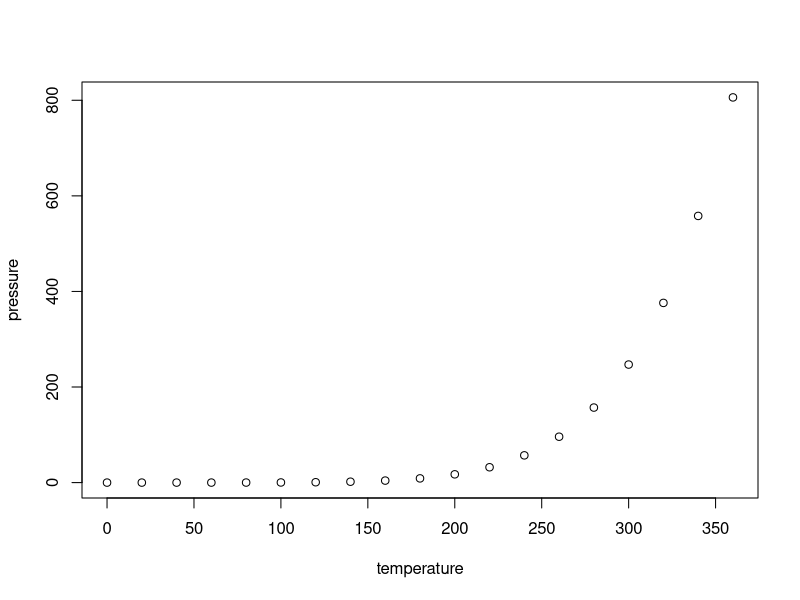
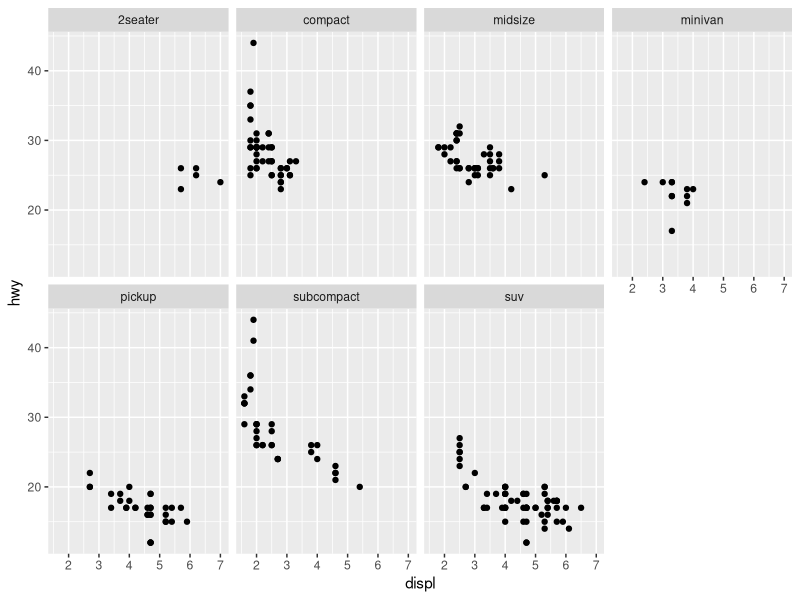
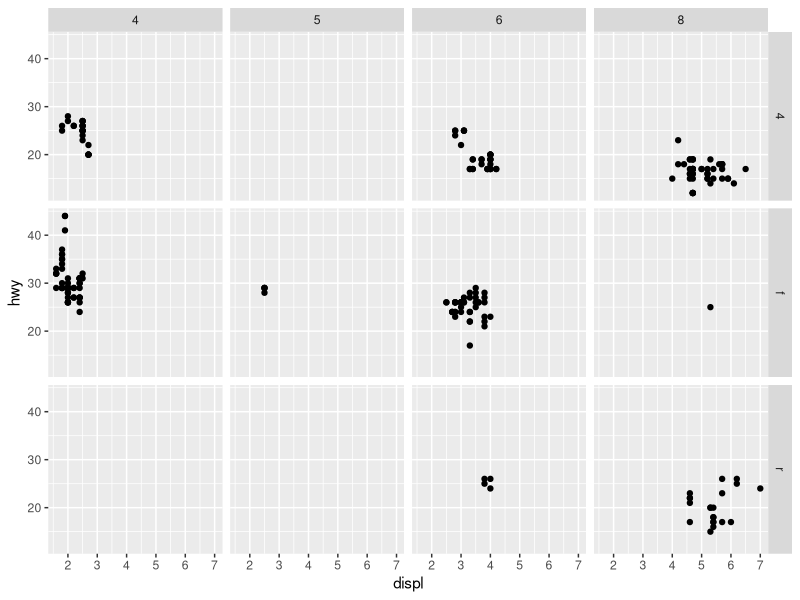
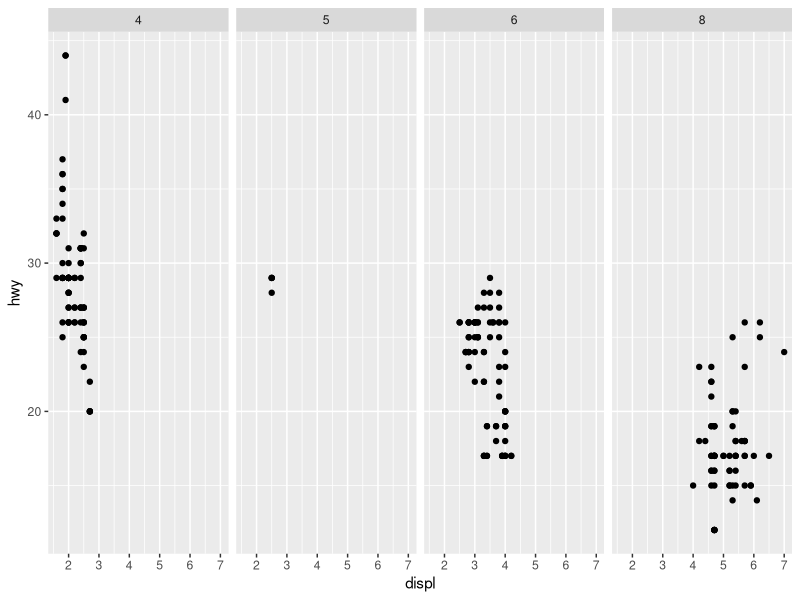
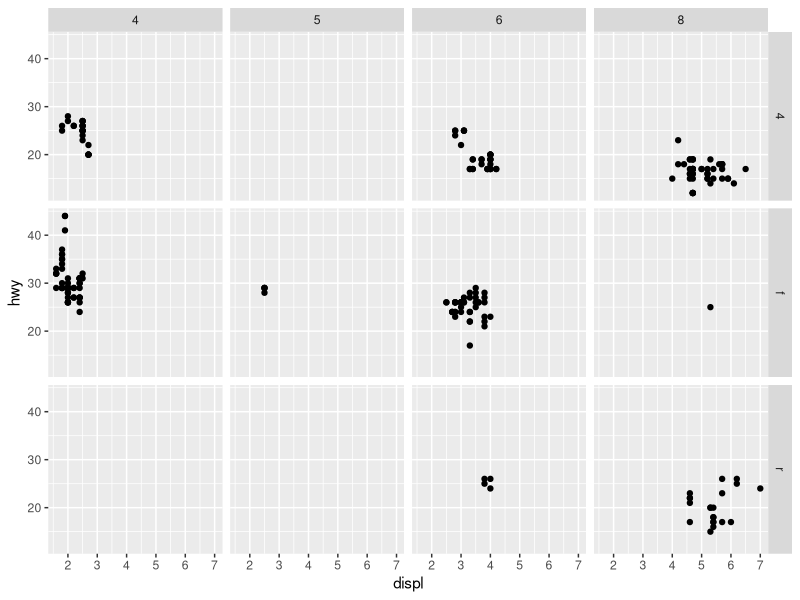
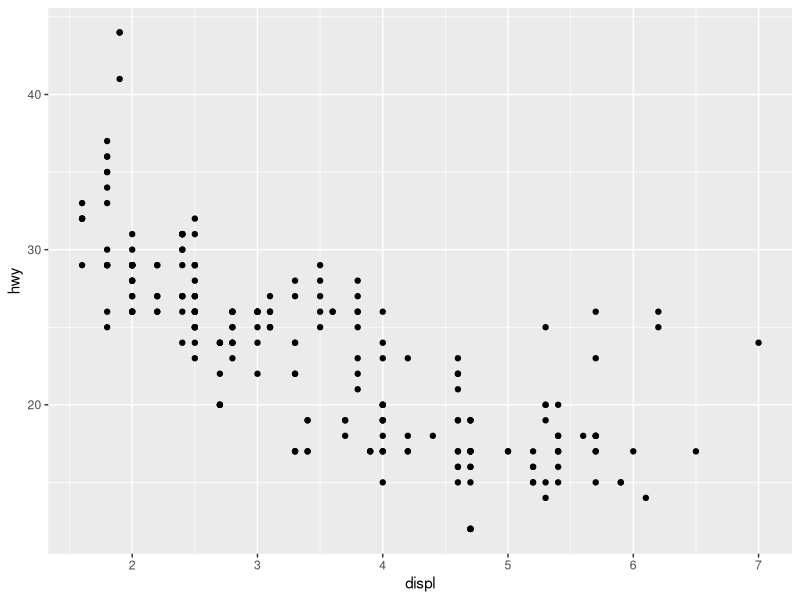
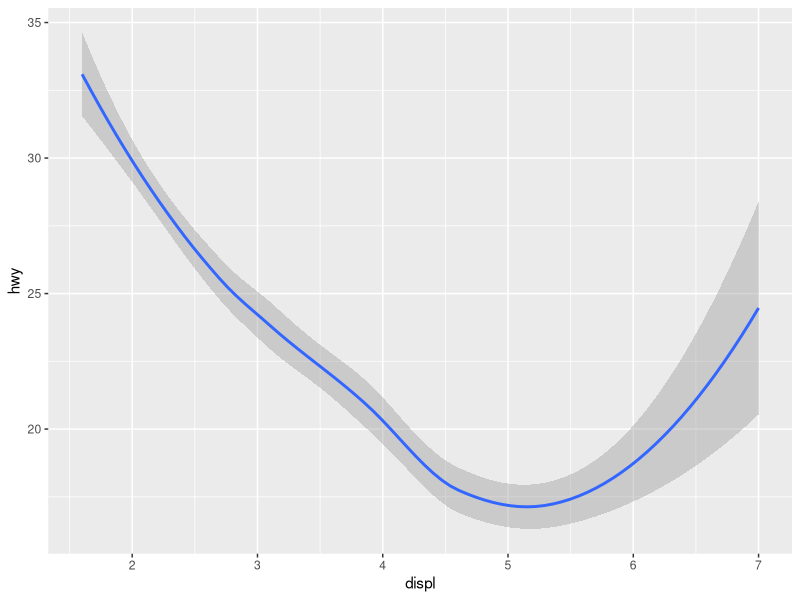
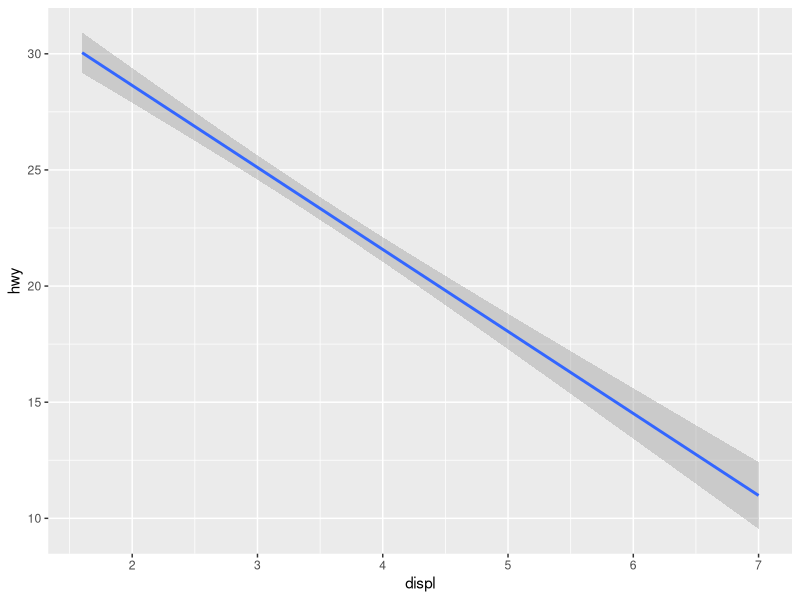

These charts were generated, in order, by the following R code:
## ---- chunk 1
knitr::opts_chunk$set(echo = TRUE)
library(tidyverse)
## ---- chunk 2
summary(cars)
## ---- chunk 3
plot(pressure)
## ---- chunk 4
print("a")
## ---- chunk 5
ggplot(data=mpg)+
  geom_point(mapping = aes(x=displ,y=hwy))+
  facet_wrap(~class,nrow=2)
## ---- chunk 6
ggplot(data=mpg)+
  geom_point(mapping = aes(x=displ,y=hwy))+
  facet_grid(drv~cyl) # show all combinations of two variables
## ---- chunk 7
ggplot(data=mpg)+
  geom_point(mapping = aes(x=displ,y=hwy))+
  facet_grid(.~cyl) #fomular
## ---- chunk 8
ggplot(data=mpg)+
  geom_point(mapping = aes(x=displ,y=hwy))+
  facet_grid(drv~cyl) # show all combinations of two variables
## ---- chunk 9
ggplot(data=mpg)+
  geom_point(mapping = aes(x=displ,y=hwy)) 
## ---- chunk 10
ggplot(data=mpg)+
  geom_smooth(mapping = aes(x=displ,y=hwy)) 
## ---- chunk 11
ggplot(data=mpg)+
  geom_smooth(mapping = aes(x=displ,y=hwy),method="lm") 
## ---- chunk 12
ggplot(data=mpg)+
  geom_smooth(mapping = aes(x=displ,y=hwy,linetype=drv)) 
## ---- chunk 13
ggplot(data=mpg)+
  geom_point(mapping = aes(x=displ,y=hwy,color=drv))+
  geom_smooth(mapping = aes(x=displ,y=hwy,linetype=drv,color=drv)) 
## ---- chunk 14
ggplot(data=mpg,mapping = aes(x=displ,y=hwy,color=drv))+
  geom_point()+
  geom_smooth(mapping = aes(linetype=drv)) 
## ---- chunk 15
ggplot(data=mpg,mapping = aes(x=displ,y=hwy,color=drv,linetype=drv))+
  geom_point()+
  geom_smooth() 
## ---- chunk 16
ggplot(data=mpg,mapping = aes(x=displ,y=hwy,linetype=drv))+
  geom_point(mapping = aes(color=class))+
  geom_smooth() 
## ---- chunk 17
ggplot(data=mpg,mapping = aes(x=displ,y=hwy))+
  geom_point(mapping = aes(color=class))+
  geom_smooth(data=filter(mpg,class=="subcompact"),se=FALSE)  # se is the error bar
## ---- chunk 18
summary(diamonds)
ggplot(data=diamonds)+
  geom_bar(mapping=aes(x=cut))
## ---- chunk 19
demo<-tribble(
  ~cut,~freq,
  "Fair",1610,
  "Good",4906,
  "Very Good",12082,
  "Premium",13791,
  "Ideal",21551
)
ggplot(data=demo)+
  geom_bar(mapping=aes(x=cut,y=freq),stat="identity")
## ---- chunk 20
ggplot(data=diamonds)+
  geom_bar(mapping=aes(x=cut,fill=clarity))
## ---- chunk 21
ggplot(data=diamonds)+
  geom_bar(mapping=aes(x=cut,fill=clarity),position="fill")
## ---- chunk 22
ggplot(data=diamonds)+
  geom_bar(mapping=aes(x=cut,fill=clarity),position="dodge")
## ---- chunk 23
ggplot(data=mpg)+
  geom_point(mapping=aes(x=displ,y=hwy),position="jitter") # will not look like dots are on the grids
## ---- chunk 24
ggplot(data=mpg)+
  geom_jitter(mapping=aes(x=displ,y=hwy)) # will not look like dots are on the grids
